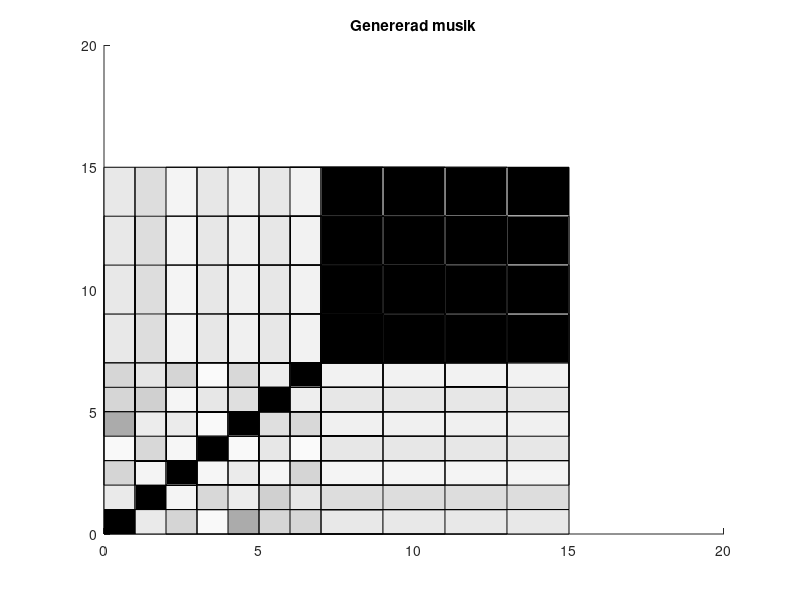

Reproduce this figure in MATLAB. (Note: this script raises an error after producing the figure.)
%% Intro
data = [0, 4, 10, 4, 20, 1, 6, 1;
        4, 0, 6, 9, 1, 21, 3, 5;
        10, 6, 0, 7, 5, 3, 18, 1;
        4, 9, 7, 0, 1, 6, 5, 14;
        20, 1, 5, 1, 0, 2, 6, 1;
        1, 21, 3, 6, 2, 0, 3, 7;
        6, 3, 18, 5, 6, 3, 0, 2;
        1, 5, 1, 14, 1, 7, 2, 0];
songcount = 30;
data(logical(eye(size(data)))) = songcount;
data = data/max(max(data)); 
data(logical(eye(size(data)))) = 0;
titlename = 'Intro';
%% Verse
data = [0, 11, 20, 3, 52, 7, 8, 1;
        11, 0, 10, 11, 6, 54, 3, 4;
        20, 10, 0, 10, 9, 6, 44, 4;
        3, 11, 10, 0, 3, 10, 4, 40;
        52, 6, 9, 3, 0, 10, 13, 1;
        7, 54, 6, 10, 10, 0, 7, 3;
        8, 3, 44, 4, 13, 7, 0, 3;
        1, 4, 4, 40, 1, 3, 3, 0];
songcount = 89;
data(logical(eye(size(data)))) = songcount;
data = data/max(max(data)); 
titlename = 'Verse';
%% Pre-chorus
data = [0, 2, 8, 0, 25, 3, 3, 0;
                  2, 0, 4, 4, 2, 27, 3, 1;
                  8, 4, 0, 3, 6, 7, 22, 1;
                  0, 4, 3, 0, 0, 1, 3, 16;
                  25, 2, 6, 0, 0, 2, 5, 0;
                  3, 27, 7, 1, 2, 0, 4, 0;
                  3, 3, 22, 3, 5, 4, 0, 3;
                  0, 1, 1, 16, 0, 0, 3, 0];
songcount = 103;
data(logical(eye(size(data)))) = songcount;
data = data/max(max(data)); 
titlename = 'Pre-chorus';
%% Chorus

data = [0, 13, 46, 1, 90, 10, 14, 1;
        13, 0, 10, 42, 9, 101, 13, 16;
        46, 10, 0, 8, 28, 6, 91, 6;
        1, 42, 8, 0, 5, 24, 12, 73;
        90, 9, 28, 5, 0, 13, 27, 2;
        10, 101, 6, 24, 13, 0, 15, 20;
        14, 13, 91, 12, 27, 15, 0, 11;
        1, 16, 6, 73, 2, 20, 11, 0];
songcount = 176;
data(logical(eye(size(data)))) = songcount;
data = data/max(max(data));  



titlename = 'Chorus';
%% Bridge
data = [0, 5, 7, 1, 14, 2, 1, 0;
        5, 0, 5, 3, 2, 13, 1, 1;
        7, 5, 0, 2, 3, 2, 6, 2;
        1, 3, 2, 0, 0, 2, 1, 7;
        14, 2, 3, 0, 0, 4, 3, 0;
        2, 13, 2, 2, 4, 0, 2, 1;
        1, 1, 6, 1, 3, 2, 0, 4;
        0, 1, 2, 7, 0, 1, 4, 0];
songcount = 21;
data(logical(eye(size(data)))) = songcount;
data = data/max(max(data)); 
titlename = 'Bridge';

%% Our songs

data = [0, 20, 40, 6, 80, 39, 39, 22;
20, 0, 11, 37, 18, 45, 24, 33;
40, 11, 0, 9, 19, 10, 40, 11;
6, 37, 9, 0, 6, 23, 5, 23;
80, 18, 19, 6, 0, 31, 37, 14;
39, 45, 10, 23, 31, 0, 16, 23;
39, 24, 40, 5, 37, 16, 0, 12;
22, 33, 11, 23, 14, 23, 12, 0];
songcount = 244;
data(logical(eye(size(data)))) = songcount;
data = data/max(max(data)); 
titlename = 'Genererad musik';
%% 
% figure(1)
% b = bar3(data/max(max(data)));
% for k = 1:length(b)
%     zdata = b(k).ZData;
%     b(k).CData = zdata;
%     b(k).FaceColor = 'interp';
% end
% colorbar
% title(titlename);
% colormap gray 
%  
% %zlim([0 0.3])
% ylim([0.5 8.5])
% xlim([0.5 8.5])
colorMatrix=[];
for w = 1:8
    for v=1:8
        colorMatrix = [colorMatrix; 1-data(v,w) 1-data(v,w) 1-data(v,w)];
    end
end


ind=1;
for u=0:8-1
    for c=0:8-1
        rectangle('Position',[u c u+1 c+1],'FaceColor',colorMatrix(ind,:))
        hold on
        ind=ind+1;
    end
end
%Set the axis correct
ytick = zeros(8+1,1);
xtick = zeros(8,1);
for i=1:8+1
    ytick(i)=i-0.5;
end
for i=1:8
    xtick(i)=i-0.5;
end


title(titlename)
ax = gca;
ax.YTick = ytick;
ax.XTick=xtick;
set(ax,'yticklabel',1:8);
set(ax,'xticklabel',1:8);
axis([0 8 0 8])

colormap(flipud(gray(82)))
colorbar
